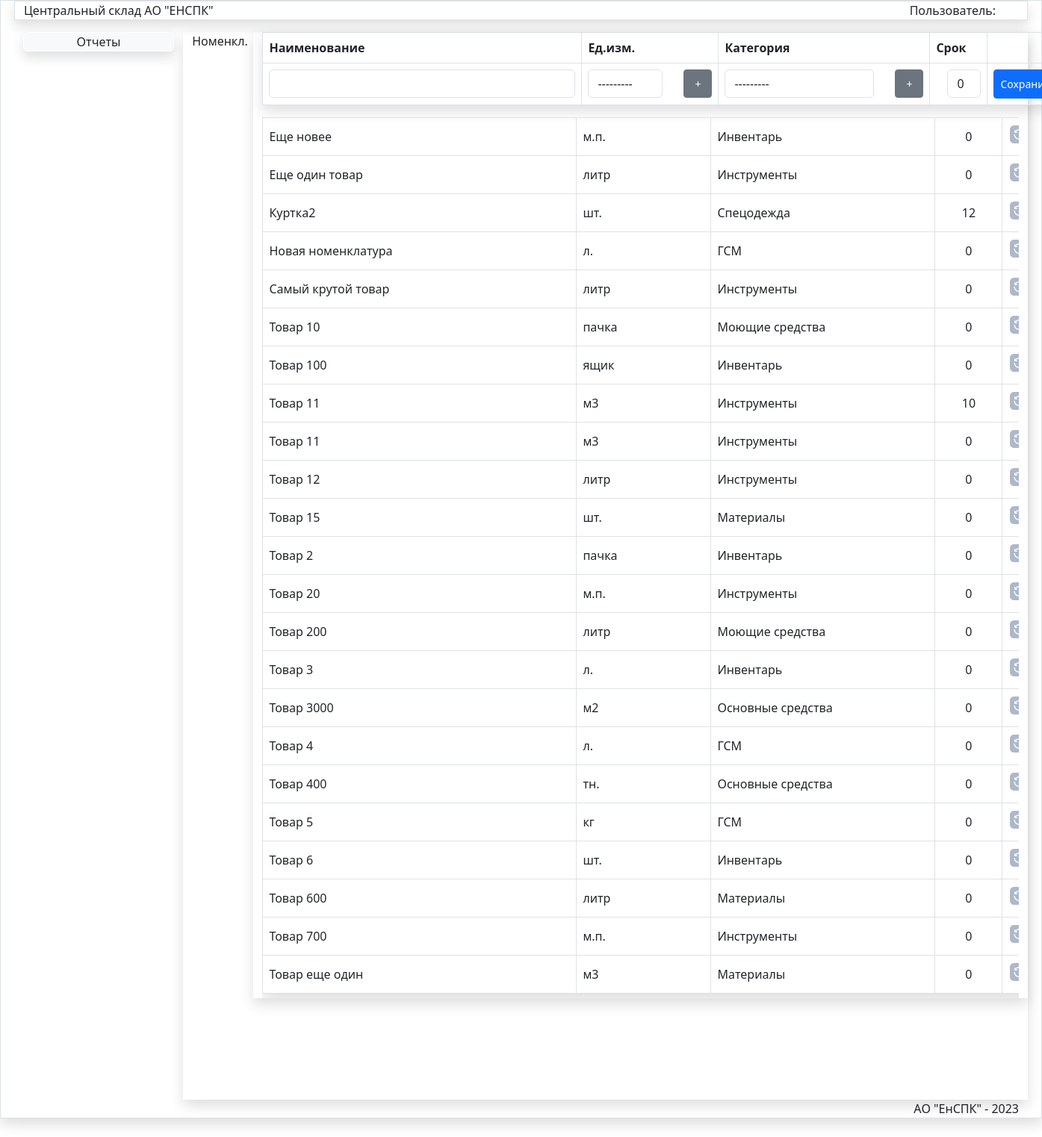
The page /SprNom/ on the database its author committed.
### store/models.py (models this page shows, shortened)
class Nom(models.Model):
    title = models.CharField(max_length=150, verbose_name='Наименование', )
    izm=models.ForeignKey(Unit,verbose_name='Ед.изм.',on_delete=models.PROTECT)
    category = models.ForeignKey(Category, verbose_name='Категория', on_delete=models.PROTECT)
    srok=models.IntegerField(blank=True,default=0)
    updated_at = models.DateTimeField(auto_now=True, verbose_name='Создан')
    created_at = models.DateTimeField(auto_now_add=True, verbose_name='Обновлен')
    class Meta:
        verbose_name = 'Номенклатура'
        verbose_name_plural = 'Номенклатура'
        ordering = ['title', ]

class Unit(models.Model):
    title = models.CharField(max_length=100,verbose_name='Наименование',)
    def __str__(self):
        return self.title
    class Meta:
        verbose_name='Единица измерения'
        verbose_name_plural='Единицы измерения'
        ordering=['title',]

class Category(models.Model):
    title = models.CharField(max_length=100, verbose_name='Наименование категории',)
    def __str__(self):
        return self.title
    class Meta:
        verbose_name='Категория'
        verbose_name_plural='Категории'
        ordering=['title',]

### store/views.py (the view)
# urls.py: path('SprNom/', SprNom, name='SprNom'),
def SprNom(request):
    form=NomForm()
    form2=UnitForm2()
    form3=CategoryForm2()
    unit=Nom.objects.all()
    return render(request,'store/spr/SprNom.html',{'title':"Номенклатура",'form':form,'unit':unit,
    'pic_label': 'Номенкл.','form2':form2,'form3':form3 })

### store/forms.py
class NomForm(forms.ModelForm):
   class Meta:
      model = Nom
      fields = '__all__'
      widgets = {
    'title': forms.TextInput(attrs={'class': 'form-control', 'style': 'width:410px;','id':'idtitle'}),
    'izm': forms.Select(attrs={'class': 'form-control', 'style': 'width:100px;margin:0;','id':'idizm'}),
    'category': forms.Select(attrs={'class': 'form-control', 'style': 'width:200px;','id':'idcat'}),
     'srok': forms.TextInput(attrs={'class': 'form-control', 'style': 'width:45px;padding-right:0;margin-left:15px;','id':'idsrok'}),
         }

class UnitForm2(forms.ModelForm):
    class Meta:
        model = Unit
        fields = ['title']
        widgets = {
            'title': forms.TextInput(attrs={'class': 'form-control', 'style': 'width:460px;', 'id': 'idtitle2'}),
        }

### store/templates/store/spr/SprNom.html (shortened to what this page needs)
{% extends 'store/menu.html' %}
{% load static %}
{% block DataArea %}
<div class="row">
    <div class="col-md-1  ">{{pic_label}}</div>
<div class="col-md-11 mx-auto shadow">
<table class="table  shadow ">
 <thead>
    <tr class="mt-0">
        <th style="width:400px;" class="border" >Наименование </th>
        <th style="width:200px;" class="border border-end-0" colspan="2">Ед.изм.</th>
         <th style="width:400px;" class="border border-end-0" colspan="2">Категория</th>
         <th style="width:100px;" class="border" >Срок</th>
        <th class="border"></th>
    </tr>
  </thead>
<form  method="post" id="nom-form">
 <tr>
     <td class="pt-2 border"> {{ form.title}}</td>
     <td class="pt-2 border border-end-0" style="widht:400px;" >{{form.izm}}</td>
     <td class="text-start border border-start-0 pt-2 ml-2 " style="padding-left:0;"><button type="button" class="btn btn-secondary btn-sm  addbtn"   data-bs-toggle="modal" data-bs-target="#exampleModal5">+</button></td>
     <td class="pt-2 border border-end-0" style="widht:400px;" >{{form.category}}</td>
     <td class="text-start border border-start-0 pt-2 ml-2 " style="padding-left:0;"><button type="button" class="btn btn-secondary btn-sm  addbtn" data-bs-toggle="modal" data-bs-target="#exampleModal6">+</button></td>
     <td class="pt-2 border " style="widht:80px;" >{{form.srok}}</td>
     <td class="pt-2 text-center" style="widht:100px;"> <button type="submit" class="btn  btn-primary btn-sm pt-2 pb-2    " id="nomsavebtn" >Сохранить</button></td>
 </tr>
</form>
</table>
<div class="scrolltable2">
<table class="table shadow table-bordered table-hover fixed" id="data-table">
<tbody id="tbody">
    {% for item in unit %}
<tr>
<td style="width:420px; " class="align-middle fixed">{{item.title}}</td>
<td style="width:180px; " class="align-middle fixed">{{item.izm.title}}</td>
 <td style="width:300px; " class="align-middle fixed">{{item.category.title}}</td>
   <td style="width:90px; " class="align-middle fixed text-center">{{item.srok}}</td>
<td class="text-center align-middle fixed" style="width:45px;"><input data-sid="{{item.id}}" data-update="#" class="btn-nom-update " value="Update" type="image" src="{% static '/images/update.png' %}" width="25px" > </td>
</tr>
{% endfor %}
</tbody>
</table>
</div>
</div>
</div>
{% endblock DataArea %}

### store/static/css/my.css (style rules this page uses)
.scrolltable2 { display:block; overflow-y: auto; height:74.5vh; }
.addbtn { width:38px; height:38px; margin-left:20px; }
table.fixed { table-layout:fixed; }
table.fixed td { overflow: hidden; }

### rows shown on the page
Nom: title "Еще новее", izm "м.п.", category "Инвентарь", srok "0"
Nom: title "Еще один товар", izm "литр", category "Инструменты", srok "0"
Nom: title "Куртка2", izm "шт.", category "Спецодежда", srok "12"
Nom: title "Новая номенклатура", izm "л.", category "ГСМ", srok "0"
Nom: title "Самый крутой товар", izm "литр", category "Инструменты", srok "0"
Nom: title "Товар 10", izm "пачка", category "Моющие средства", srok "0"
Nom: title "Товар 100", izm "ящик", category "Инвентарь", srok "0"
Nom: title "Товар 11", izm "м3", category "Инструменты", srok "10"
Nom: title "Товар 11", izm "м3", category "Инструменты", srok "0"
Nom: title "Товар 12", izm "литр", category "Инструменты", srok "0"
Nom: title "Товар 15", izm "шт.", category "Материалы", srok "0"
Nom: title "Товар 2", izm "пачка", category "Инвентарь", srok "0"
Nom: title "Товар 20", izm "м.п.", category "Инструменты", srok "0"
Nom: title "Товар 200", izm "литр", category "Моющие средства", srok "0"
Nom: title "Товар 3", izm "л.", category "Инвентарь", srok "0"
Nom: title "Товар 3000", izm "м2", category "Основные средства", srok "0"
Nom: title "Товар 4", izm "л.", category "ГСМ", srok "0"
Nom: title "Товар 400", izm "тн.", category "Основные средства", srok "0"
Nom: title "Товар 5", izm "кг", category "ГСМ", srok "0"
Nom: title "Товар 6", izm "шт.", category "Инвентарь", srok "0"
Nom: title "Товар 600", izm "литр", category "Материалы", srok "0"
Nom: title "Товар 700", izm "м.п.", category "Инструменты", srok "0"
Nom: title "Товар еще один", izm "м3", category "Материалы", srok "0"

### other values the page prints
{{ pic_label }} "Номенкл."
